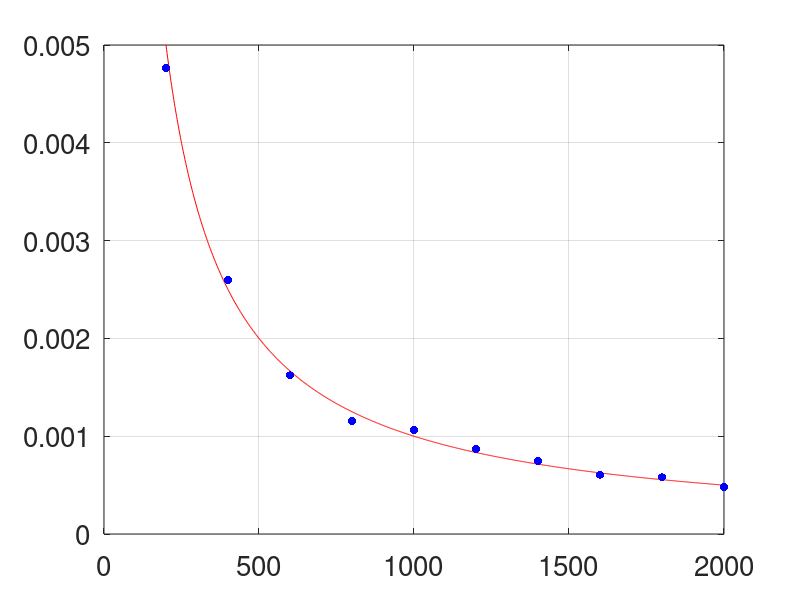

MATLAB code to generate this figure: (Note: this script raises an error after producing the figure.)
%% Measure fire quench rate
clear
close all
set(0,'defaultaxesfontsize', 20);
set(0,'defaultAxesXGrid', 'on');
set(0,'defaultAxesYGrid', 'on');

% Parameters
L = 100;            % Working on [0, L]
num_sites = 100; % Total number of sites in [0, L] x [0, L]
T = 100000;            % Simulation time length in real-time units
dt = 0.01;        % Length of time step in real-time units
dx = 1;        % Spatial resolution in x direction
dy = 1;        % Spatial resolution in y direction
t0 = 0;           % Start time

% Parameter being varied (REMOVE FROM LOOP)
num_trials = 5;
q_vals = [2e2, 4e2, 6e2, 8e2, 1e3, 1.2e3, 1.4e3, 1.6e3, 1.8e3, 2e3];
quench_times = zeros(num_sites, size(q_vals, 2), num_trials);

% Choose type of initial state
initial_state = 5; 
%1 = grass + fire patch; 2 = grass/forest mixture + fire patch; 3 = one chunk of forest; 4 = disjoint forest
make_video = false;

%% Begin loop

for qq = 1:size(q_vals, 2)
    for n = 1:num_trials
        % Convention for state labels: 0 = Grass, 1 = Forest, 2 = Burning, 3 = Ash
        tic
    
        q = q_vals(qq);         % Fire quenching rate
        fprintf(['q=' num2str(q_vals(qq)) ' trial ' num2str(n) '\n'])

        % Parameters
        varphi_A = 0.1;  % Rate of forest seeding into ash
        varphi_G = 0.1;  % Rate of forest seeding into grass
        
        beta_F = 10^4;    % Rate of fire spread through forest
        beta_G = 10^5;    % Rate of fire spread through grass
        %gamma = 10^2;     % Rate of grass regrowth from ash
        gamma = 0;
        
        mu = 0.01;       % Rate of tree death due to non-fire causes
        
        sigma_P = 5;   % width of Gaussian of forest seeding
        sigma_B = 10;    % width of Gaussian for burning spread over grassland
        sigma_G = 5;    % width of Gaussian for flammability of large grass
        sigma_F = 5;    % width of Gaussian for flammability of large grass
        
        theta_F = 0.4;    % Forest burning sigmoid center
        f0 = 0.01;        % Forest burning sigmoid lower bound
        %f0 = 0;
        f1 = 0.1;         % Forest burning sigmoid upper bound
        %f1 = 0;
        s_F = 0.05;       %orest burning sigmoid width
        
        theta_G = 0.4;    % Grass burning sigmoid center
        %g0 = 0.01;        % Grass burning sigmoid lower bound
        g0 = 0;
        %g1 = 1;         % Grass burning sigmoid upper bound
        g1 = 0;
        s_G = 0.05;       % Grass burning sigmoid width
    
        % Periodic distance function
        dist_1D = @(r1, r2) angle (exp(1i * (r1 - r2) * 2 * pi / L)) * L / (2 * pi); 
        dist_2D = @(x1, y1, x2, y2) sqrt(dist_1D(x1, x2)^2 + dist_1D(y1, y2)^2);
        
        % Gaussian functions
        W_B = @(x1, y1, x2, y2) (L^2 / (2 * pi * sigma_B^2 * num_sites)) * exp( -( dist_2D(x1, y1, x2, y2).^2 ) / (2 * sigma_B^2)); % For cascade effect
        W_G = @(x1, y1, x2, y2) (L^2 / (2 * pi * sigma_G^2 * num_sites)) * exp( -( dist_2D(x1, y1, x2, y2).^2 ) / (2 * sigma_G^2)); % For beta spreading
        W_F = @(x1, y1, x2, y2) (L^2 / (2 * pi * sigma_F^2 * num_sites)) * exp( -( dist_2D(x1, y1, x2, y2).^2 ) / (2 * sigma_F^2)); % For varphi spreading
        
        % Sigmoid forest mortality function
        phi_F = @(x) (f0 + (f1 - f0)./(1 + exp(-(x - theta_F) / s_F)));
        phi_G = @(x) (g0 + (g1 - g0)./(1 + exp(-(x - theta_G) / s_G)));
        
        % Allocate states of sites
        X = zeros(num_sites, 1);
        
        % Fix locations of sites (x, y)
        locations = L * rand(num_sites, 2);  % NOT SORTED
        
        %% Initialize states of sites (all fire)
        for i = 1:num_sites
            X(i, 1) = 2;
        end
        
        %% Create state indicator vectors
        is_G = zeros(num_sites, 1);
        is_B = zeros(num_sites, 1);
        is_F = zeros(num_sites, 1);
        is_A = zeros(num_sites, 1);
        
        for i = 1:num_sites
            if (X(i, 1) == 0)
                is_G(i) = 1;
            elseif (X(i, 1) == 2)
                is_B(i) = 1;
            elseif (X(i, 1) == 1)
                is_F(i) = 1;
            else
                is_A(i) = 1;
            end
        end
        
        % Gaussian integrals centered at each site i
        G_integral = zeros(num_sites, num_sites);
        B_integral = zeros(num_sites, num_sites);
        F_integral = zeros(num_sites, num_sites);
        
        f = waitbar(0, 'computing integrals');
        for i = 1:num_sites
            for j = 1:num_sites
                if (X(j, 1) == 0) % Integrate over G sites
                    G_integral(i, j) = W_G(locations(i, 1), locations(i, 2), locations(j, 1), locations(j, 2));
                end
        
                if (X(j, 1) == 2) % Integrate over B sites
                    B_integral(i, j) = W_B(locations(i, 1), locations(i, 2), locations(j, 1), locations(j, 2));
                end
        
                if (X(j, 1) == 1) % Integrate over F sites
                    F_integral(i, j) = W_F(locations(i, 1), locations(i, 2), locations(j, 1), locations(j, 2));
                end
            end
            waitbar(i/num_sites, f)
        end
        close(f)
        
        % Use Gillespie algorithm to model transitions over time
        t = 0; % time
        k = 0; % time index
        Times = [0]; % array to record times of all events
        
        tic;
        f = waitbar(0, 'running FGBA simulation');
        
        while (t < T)
            k = k + 1;
        
            % Calculate event rate at each site
            eventRatePerSite = is_G .* (varphi_G * sum(F_integral, 2) + phi_G(sum(G_integral, 2)) + beta_G * sum(B_integral, 2)) ...
                + is_F .* ((mu + phi_F(sum(G_integral, 2)) + beta_F * sum(B_integral, 2))) + ...
                + is_B .* q + ...
                + is_A .* (gamma + varphi_A * sum(F_integral, 2));
        
            % Calculate total intensity over all sites
            totalIntensity = sum(eventRatePerSite);
        
            % Find time of next event
            NextEvent = -log(1 - rand()) / totalIntensity;
            t = t + NextEvent;
    
            time_recorded = false;
        
            if (t<T) % Event occurs before end of simulation
                % Append event time to Time array
                Times(end + 1) = t;
        
                % Choose index of site where event occurs
                CDF = cumsum(eventRatePerSite) / totalIntensity;
                U = rand();
                site = 1;
        
                while U > CDF(site)
                    site = site + 1;
                end
        
                % Append states of all sites to Solution array
                X(:, k + 1) = X(:, k);
        
                % Choose transition if site is G
                if (X(site, k) == 0)
                    GB_rate = phi_G(sum(G_integral(site, :))) + beta_G * sum(B_integral(site, :));
                    prob_GB = GB_rate / eventRatePerSite(site); % Probability of G -> B transition
        
                    if (rand() < prob_GB)
                        X(site, k + 1) = 2; % G to B
    
                        % Adjust indicators
                        is_G(site) = 0;
                        is_B(site) = 1;
        
                        % Adjust spatial integrals
                        G_integral(:, site) = zeros(num_sites, 1);
                        for i = 1:num_sites
                            B_integral(i, site) = W_B(locations(i, 1), locations(i, 2), locations(site, 1), locations(site, 2));
                        end
                    else
                        X(site, k + 1) = 1; % G to F
        
                        % Adjust indicators
                        is_G(site) = 0;
                        is_F(site) = 1;
        
                        % Adjust spatial integrals
                        G_integral(:, site) = zeros(num_sites, 1);
                        for i = 1:num_sites
                            F_integral(i, site) = W_F(locations(i, 1), locations(i, 2), locations(site, 1), locations(site, 2));
                        end
                    end
                end
        
                % Choose transition if site is F
                if (X(site, k) == 1)
                    prob_FG = mu / eventRatePerSite(site); % Probability of F -> G transition
        
                    if (rand() < prob_FG)
                        X(site, k + 1) = 0; % F to G
        
                        % Adjust indicators
                        is_F(site) = 0;
                        is_G(site) = 1;
                            
                        % Adjust spatial integrals
                        F_integral(:, site) = zeros(num_sites, 1);
                        for i = 1:num_sites
                            G_integral(i, site) = W_G(locations(i, 1), locations(i, 2), locations(site, 1), locations(site, 2));
                        end
        
                    else
                        X(site, k + 1) = 2; % F to B
        
                        % Adjust indicators
                        is_F(site) = 0;
                        is_B(site) = 1;
    
                      
                        % Adjust spatial integrals
                        F_integral(:, site) = zeros(num_sites, 1);
                        for i = 1:num_sites
                            B_integral(i, site) = W_B(locations(i, 1), locations(i, 2), locations(site, 1), locations(site, 2));
                        end
                    end
                end
        
                % Choose transition if site is B
                if (X(site, k) == 2)
                    X(site, k + 1) = 3; % fire must get quenched

                    quench_times(site, qq, n) = t;
        
                    % Adjust indicators
                    is_B(site) = 0;
                    is_A(site) = 1;
    
       
                    % Adjust spatial integrals
                    B_integral(:, site) = zeros(num_sites, 1);
                end
        
                % Choose transition if site is A
                if (X(site, k) == 3)
                    prob_AG = gamma / eventRatePerSite(site); % Probability of A -> G transition
        
                    if (rand() < prob_AG)
                        X(site, k + 1) = 0; % A to G
                               
                        % Adjust indicators
                        is_A(site) = 0;
                        is_G(site) = 1;
        
                        % Adjust spatial integrals
                        for i = 1:num_sites
                            G_integral(i, site) = W_G(locations(i, 1), locations(i, 2), locations(site, 1), locations(site, 2));
                        end
                    else
                        X(site, k + 1) = 1; % A to F
        
                        % Adjust indicators
                        is_A(site) = 0;
                        is_F(site) = 1;
        
                        % Adjust spatial integrals
                        for i = 1:num_sites
                            F_integral(i, site) = W_F(locations(i, 1), locations(i, 2), locations(site, 1), locations(site, 2));
                        end
                    end
                end
        
            else % Finish simulation if event occurs after end time of simulation
                Times(end + 1) = T;
                X(:, k + 1) = X(:, k);
            end
        
            waitbar(Times(end)/T, f)
        
        end
        close(f)
        
        toc % time the calculations of the Gillespie algorithm
    end
end

%% Plotting

trials_avg_quench_time = mean(quench_times, 3);
trials_space_avg_quench_time = mean(trials_avg_quench_time, 1);
trials_space_var_quench_time = var(quench_times, 0, [1, 3]);

quench_x_axis = linspace(q_vals(1), q_vals(end), 1000);
expected_quench = 1 ./ quench_x_axis;

plot(quench_x_axis, expected_quench, 'r');
hold on
scatter(q_vals, trials_space_avg_quench_time, 'b', 'filled')
errorbar(q_vals, trials_space_avg_quench_time, sqrt(trials_space_var_quench_time) / 2, 'LineStyle', 'none', 'Color', 'b');
xlabel('Fire quench rate (yr$$^{-1}$$)', 'Interpreter','latex')
ylabel('Fire quench time (yr)', 'Interpreter','latex')
legend('expected', 'measured')

saveas(gcf, 'testing_figs/fire_quench.jpeg');
